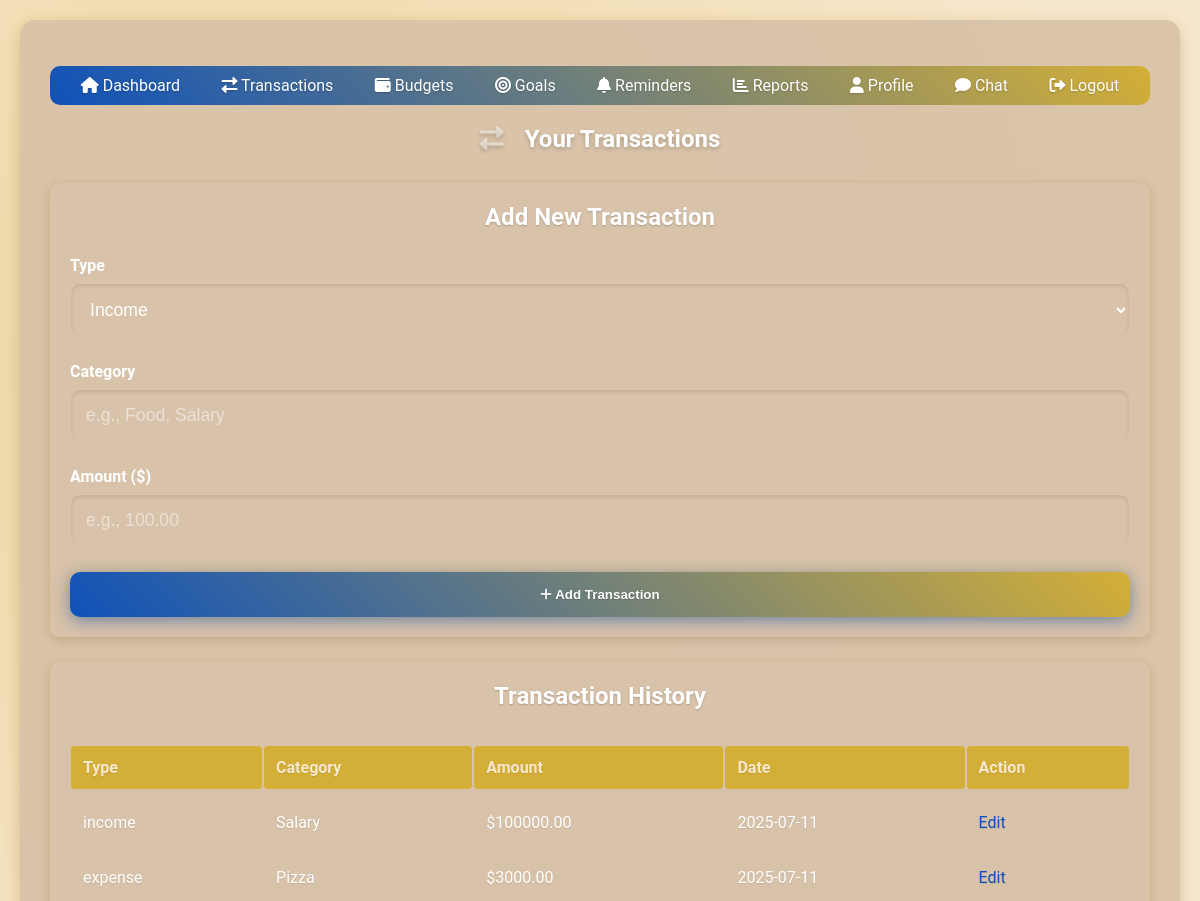
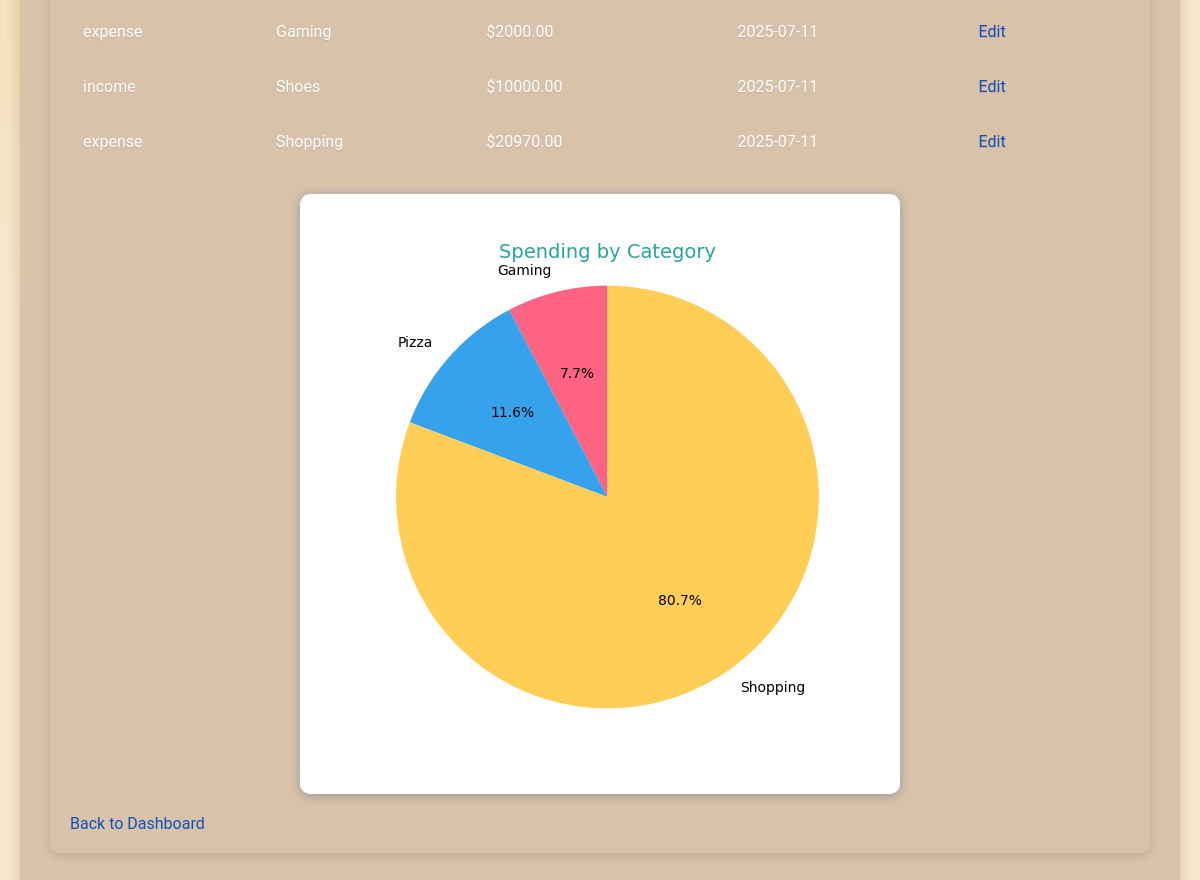
The page /transactions (signed in) on the database its author committed (2 pictures, top to bottom).
### tables this page shows
CREATE TABLE transactions (
        id INTEGER PRIMARY KEY AUTOINCREMENT,
        user_id INTEGER,
        type TEXT,
        category TEXT,
        amount REAL,
        date TEXT,
        FOREIGN KEY (user_id) REFERENCES users(id)
    );

### app.py (the view)
@app.route('/transactions')
@login_required
def transactions():
    conn = sqlite3.connect('smartfinance.db')
    c = conn.cursor()
    c.execute('SELECT id, type, category, amount, date FROM transactions WHERE user_id = ?', (current_user.id,))
    transactions = c.fetchall()
    conn.close()
    df = pd.DataFrame(transactions, columns=['id', 'type', 'category', 'amount', 'date'])
    chart_exists = False
    if not df.empty:
        spending = df[df['type'] == 'expense'].groupby('category')['amount'].sum()
        plt.figure(figsize=(6, 6))
        colors = ['#FF6384', '#36A2EB', '#FFCE56', '#4BC0C0', '#9966FF']
        plt.pie(spending, labels=spending.index, autopct='%1.1f%%', colors=colors, startangle=90)
        plt.title('Spending by Category', color='#26A69A', fontsize=14)
        plt.axis('equal')
        plt.savefig('static/spending_chart.png')
        plt.close()
        chart_exists = True
    return render_template('transactions.html', transactions=transactions, chart_exists=chart_exists)

### app.py (called while the page is built)
@login_manager.user_loader
def load_user(user_id):
    conn = sqlite3.connect('smartfinance.db')
    c = conn.cursor()
    c.execute('SELECT id, username, is_admin, age, occupation, income, location, financial_goals_summary, profile_picture FROM users WHERE id = ?', (user_id,))
    user_data = c.fetchone()
    conn.close()
    if user_data:
        return User(id=user_data[0], username=user_data[1], is_admin=user_data[2], age=user_data[3], occupation=user_data[4],
                   income=user_data[5], location=user_data[6], financial_goals_summary=user_data[7], profile_picture=user_data[8])
    return None

### Templates/transactions.html (shortened to what this page needs)
{% extends "base.html" %}
{% block content %}
    <h2 class="header-bounce"><i class="fas fa-exchange-alt"></i> Your Transactions</h2>
    <div class="card">
        <h3>Add New Transaction</h3>
        <form method="POST" action="{{ url_for('add_transaction') }}" class="form-slide">
            <div class="form-group">
                <label for="type">Type</label>
                <select id="type" name="type" required>
                    <option value="income">Income</option>
                </select>
            </div>
            <div class="form-group">
                <label for="category">Category</label>
                <input type="text" id="category" name="category" required placeholder="e.g., Food, Salary">
            </div>
            <div class="form-group">
                <label for="amount">Amount ($)</label>
                <input type="number" id="amount" name="amount" step="0.01" required placeholder="e.g., 100.00">
            </div>
            <button type="submit" class="glow-button"><i class="fas fa-plus"></i> Add Transaction</button>
        </form>
    </div>
    <div class="card">
        <h3>Transaction History</h3>
        {% if transactions %}
            <table>
                <tr><th>Type</th><th>Category</th><th>Amount</th><th>Date</th><th>Action</th></tr>
                {% for t in transactions %}
                    <tr>
                        <td>{{ t[1] }}</td>
                        <td>{{ t[2] }}</td>
                        <td>${{ "%.2f" | format(t[3]) }}</td>
                        <td>{{ t[4] }}</td>
                        <td><a href="{{ url_for('edit_transaction', transaction_id=t[0]) }}" class="hover-link">Edit</a></td>
                    </tr>
                {% endfor %}
            </table>
        {% else %}
            <p>No transactions recorded yet.</p>
        {% endif %}
        {% if chart_exists %}
            <img src="{{ url_for('static', filename='spending_chart.png') }}" alt="Spending Chart">
        {% endif %}
        <a href="{{ url_for('dashboard') }}" class="hover-link">Back to Dashboard</a>
    </div>
{% endblock %}

### Templates/base.html (shortened to what this page needs)
<!DOCTYPE html>
<html lang="en">
<head>
    <link rel="stylesheet" href="https://cdnjs.cloudflare.com/ajax/libs/font-awesome/6.0.0-beta3/css/all.min.css">
    <link rel="stylesheet" href="{{ url_for('static', filename='style.css') }}">
</head>
<body>
    <div class="container">
        <nav>
            <ul>
                {% if current_user.is_authenticated %}
                    <li><a href="{{ url_for('dashboard') }}"><i class="fas fa-home"></i> Dashboard</a></li>
                    <li><a href="{{ url_for('transactions') }}"><i class="fas fa-exchange-alt"></i> Transactions</a></li>
                    <li><a href="{{ url_for('budgets') }}"><i class="fas fa-wallet"></i> Budgets</a></li>
                    <li><a href="{{ url_for('goals') }}"><i class="fas fa-bullseye"></i> Goals</a></li>
                    <li><a href="{{ url_for('reminders') }}"><i class="fas fa-bell"></i> Reminders</a></li>
                    <li><a href="{{ url_for('reports') }}"><i class="fas fa-chart-bar"></i> Reports</a></li>
                    <li><a href="{{ url_for('profile') }}"><i class="fas fa-user"></i> Profile</a></li>
                    <li><a href="{{ url_for('chat') }}"><i class="fas fa-comment"></i> Chat</a></li>
                    <li><a href="{{ url_for('logout') }}"><i class="fas fa-sign-out-alt"></i> Logout</a></li>
                {% else %}
                    <li><a href="{{ url_for('index') }}"><i class="fas fa-home"></i> Home</a></li>
                    <li><a href="{{ url_for('login') }}"><i class="fas fa-sign-in-alt"></i> Login</a></li>
                    <li><a href="{{ url_for('register') }}"><i class="fas fa-user-plus"></i> Register</a></li>
                {% endif %}
            </ul>
        </nav>
        {% block content %}
        {% endblock %}
    </div>
</body>
</html>

### static/style.css (style rules this page uses)
body { font-family: 'Roboto', sans-serif; margin: 0; padding: 20px; background: #f7e7ce; color: #ffffff; min-height: 100vh; display: flex; justify-content: center; align-items: center; background-image: radial-gradient(circle at 20% 20%, rgba(212, 175, 55, 0.3) 0%, transparent 50%); }
.container { max-width: 1100px; margin: auto; width: 100%; background: rgba(217, 194, 169, 0.95); padding: 30px; border-radius: 15px; box-shadow: 0 8px 16px rgba(0, 0, 0, 0.1), 0 0 15px rgba(212, 175, 55, 0.2); animation: fadeIn 1s ease-in-out; }
h1, h2, h3 { color: #ffffff; text-align: center; margin-bottom: 25px; text-shadow: 0 2px 4px rgba(0, 0, 0, 0.2); }
.header-bounce { color: #ffffff; margin-bottom: 30px; text-shadow: 0 2px 4px rgba(0, 0, 0, 0.2); animation: bounce 2s infinite; }
.header-bounce i { margin-right: 15px; color: rgba(255, 255, 255, 0.5); animation: spin 4s linear infinite; }
nav ul { list-style-type: none; padding: 0; display: flex; justify-content: space-around; background: linear-gradient(45deg, #0f52ba, #d4af37); padding: 10px; border-radius: 10px; }
nav ul li a { color: #ffffff; text-decoration: none; padding: 10px; transition: color 0.3s ease; text-shadow: 0 1px 2px rgba(0, 0, 0, 0.2); }
.form-slide { display: flex; flex-direction: column; gap: 25px; }
.form-group { margin-bottom: 0; text-align: left; position: relative; }
label { display: block; font-weight: 600; color: #ffffff; margin-bottom: 8px; transition: color 0.3s ease; }
input, select { padding: 15px; width: 100%; border: 1px solid #d9c2a9; border-radius: 10px; box-sizing: border-box; font-size: 1.1em; background: rgba(217, 194, 169, 0.8); color: #ffffff; transition: all 0.4s ease; box-shadow: inset 0 2px 4px rgba(0, 0, 0, 0.1); }
input::placeholder { color: rgba(255, 255, 255, 0.5); }
button, .glow-button { background: linear-gradient(45deg, #0f52ba, #d4af37); color: #ffffff; font-weight: bold; padding: 15px; border: none; border-radius: 10px; cursor: pointer; transition: all 0.5s ease; box-shadow: 0 4px 15px rgba(15, 82, 186, 0.5), 0 0 10px rgba(212, 175, 55, 0.3); position: relative; overflow: hidden; text-shadow: 0 1px 2px rgba(0, 0, 0, 0.2); }
.glow-button::after { content: ''; position: absolute; top: 50%; left: 50%; width: 0; height: 0; background: rgba(255, 255, 255, 0.2); border-radius: 50%; transform: translate(-50%, -50%); transition: width 0.6s ease, height 0.6s ease; }
.card { background: rgba(217, 194, 169, 0.95); padding: 20px; margin-bottom: 25px; border-radius: 10px; box-shadow: 0 4px 12px rgba(0, 0, 0, 0.1), 0 0 10px rgba(212, 175, 55, 0.2); animation: fadeInUp 1s ease-out; }
.card h3 { margin-top: 0; font-size: 1.5em; color: #ffffff; text-shadow: 0 1px 2px rgba(0, 0, 0, 0.2); }
table { width: 100%; border-collapse: separate; border-spacing: 0 10px; margin-top: 15px; }
th, td { padding: 12px; text-align: left; background: rgba(217, 194, 169, 0.95); border-radius: 5px; border: 1px solid #d9c2a9; color: #ffffff; text-shadow: 0 1px 1px rgba(0, 0, 0, 0.1); }
th { background: #d4af37; color: #f7e7ce; font-weight: 700; }
img { max-width: 100%; height: auto; display: block; margin: 20px auto; border-radius: 10px; box-shadow: 0 4px 12px rgba(0, 0, 0, 0.1), 0 0 10px rgba(15, 82, 186, 0.2); animation: bounceIn 1s ease-out; }
.hover-link { color: #0f52ba; text-decoration: none; transition: color 0.3s ease, text-shadow 0.3s ease; }

### rows shown on the page
transactions: type "income", category "Salary", amount "100000.00", date "2025-07-11"
transactions: type "expense", category "Pizza", amount "3000.00", date "2025-07-11"
transactions: type "expense", category "Gaming", amount "2000.00", date "2025-07-11"
transactions: type "income", category "Shoes", amount "10000.00", date "2025-07-11"
transactions: type "expense", category "Shopping", amount "20970.00", date "2025-07-11"
